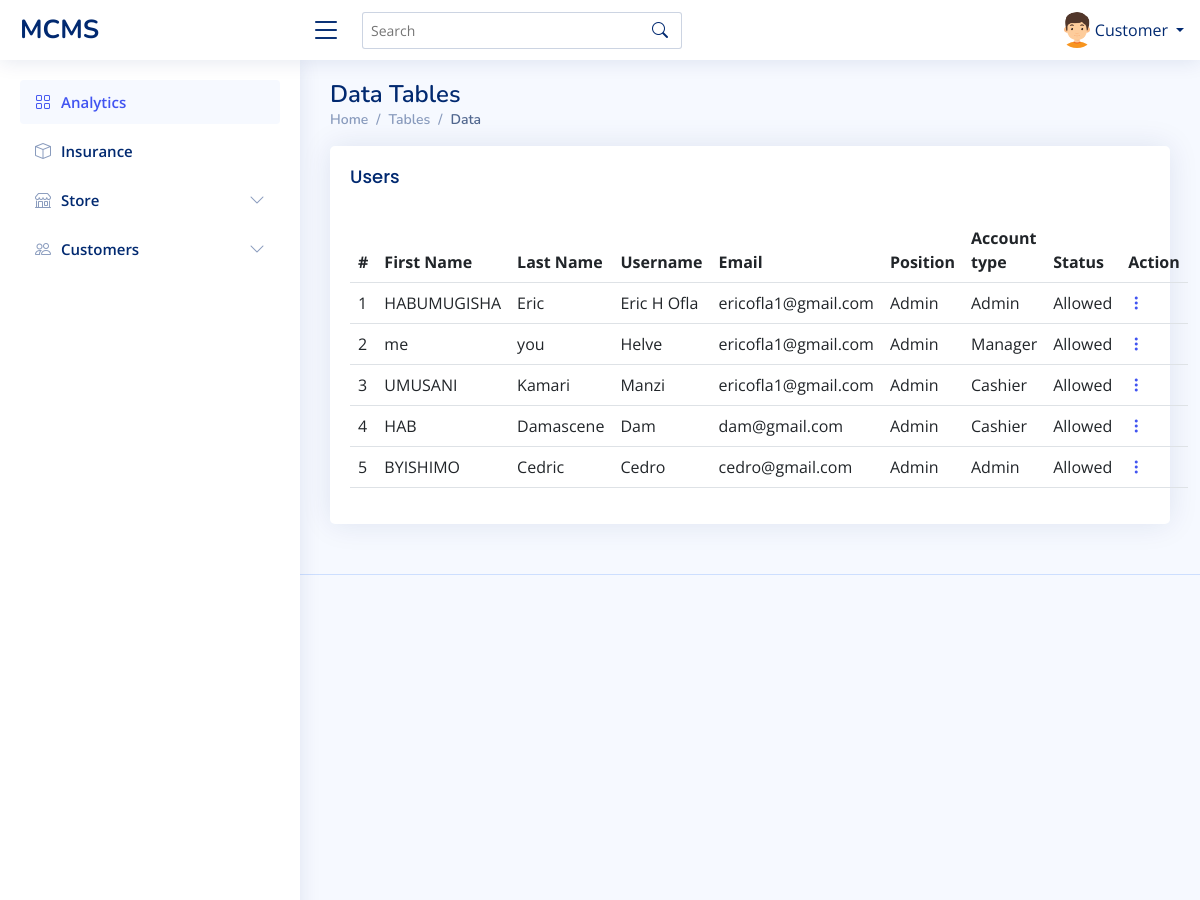
The page /Dashboard/Manager/user.php (signed in, upper part) on the database as committed earlier.
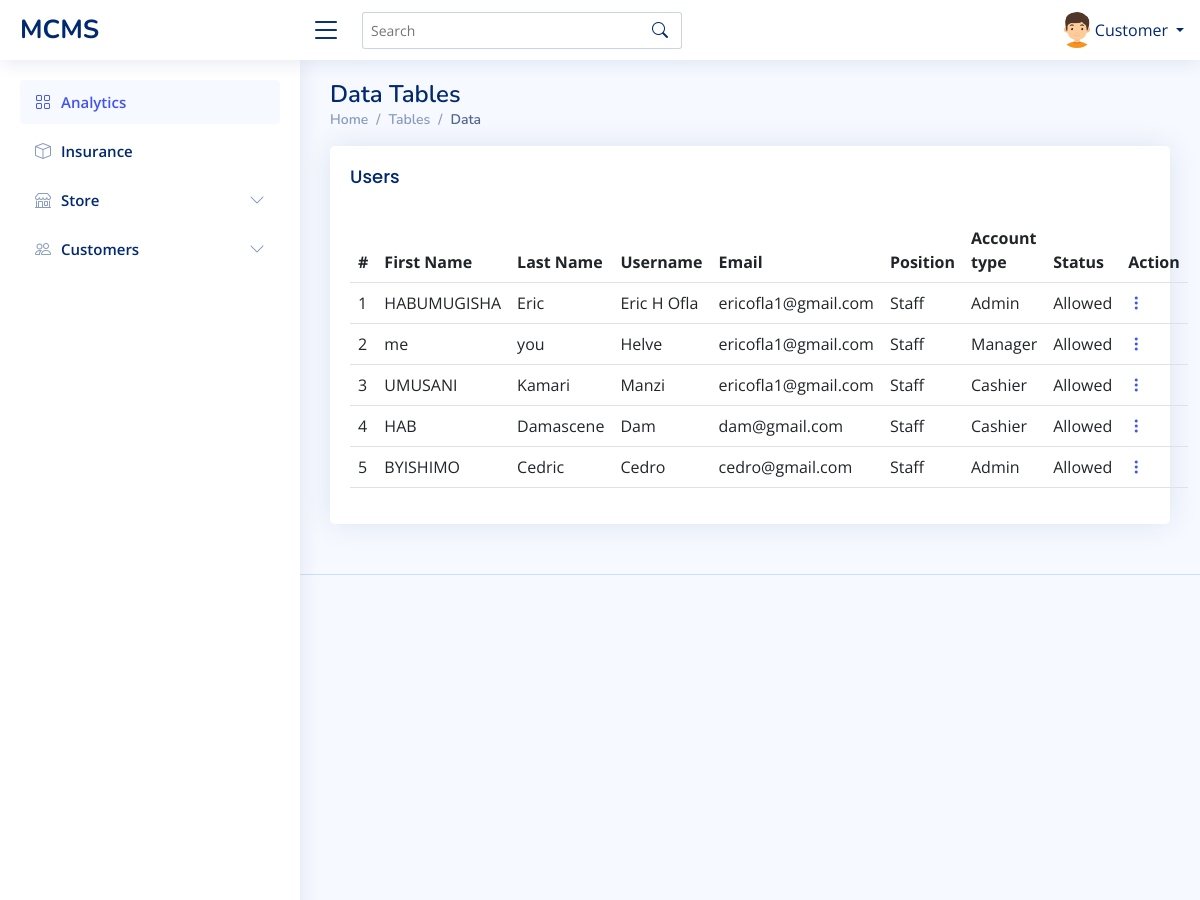
The same page on the database as committed later.
### tables this page shows
CREATE TABLE `users` (
  `User_id` int(100) NOT NULL,
  `Firstname` varchar(100) NOT NULL,
  `Lastname` varchar(100) NOT NULL,
  `Username` text NOT NULL,
  `telephone` text NOT NULL,
  `address` text NOT NULL,
  `email` varchar(225) NOT NULL,
  `gender` varchar(100) NOT NULL,
  `position` varchar(100) NOT NULL,
  `Password` varchar(100) NOT NULL,
  `photo` varchar(200) NOT NULL,
  `account_type` varchar(200) NOT NULL,
  `dates` timestamp NOT NULL DEFAULT current_timestamp() ON UPDATE current_timestamp(),
  `status` varchar(200) NOT NULL
);

### Dashboard/Manager/user.php (the view, shortened to what this page needs)
<?php
    include 'navbar.php';
?>
  <main id="main" class="main">
    <div class="pagetitle">
      <h1>Data Tables</h1>
      <nav>
        <ol class="breadcrumb">
          <li class="breadcrumb-item"><a href="index.php">Home</a></li>
          <li class="breadcrumb-item">Tables</li>
          <li class="breadcrumb-item active">Data</li>
        </ol>
      </nav>
    </div>
    <section class="section">
      <div class="row">
        <div class="col-lg-12">
          <div class="card">
            <div class="card-body">
              <h5 class="card-title">Users</h5>
<?php
          echo"
              <table class='table datatable'>
                <thead>
                  <tr>
                    <th scope='col'>#</th>
                    <th scope='col'>First Name</th>
                    <th scope='col'>Last Name</th>
                    <th scope='col'>Username</th>
                    <th scope='col'>Email</th>
                    <th scope='col'>Position</th>
                    <th scope='col'>Account type</th>
                    <th scope='col'>Status</th>
                    <th scope='col'>Action</th>
                    </thead>";
                    $count = 1;
                $fetch = mysqli_query($conn,"select * from users");
                while($row = mysqli_fetch_array($fetch))
                {
                 echo"<tr>";
                 echo"<td>".$count."</td>";
                 echo"<td>".$row['Firstname']."</td>";
                 echo"<td>".$row['Lastname']."</td>";
                 echo"<td>".$row['Username']."</td>";
                 echo"<td>".$row['email']."</td>";
                 echo"<td>".$row['position']."</td>";
                 echo"<td>".$row['account_type']."</td>";
                 echo"<td>".$row['status']."</td>";
                 echo"<td class='text-right'>".
						"<div class='dropdown'>
						<a href='#' class='action-icon bi bi-three-dots-vertical' data-bs-toggle='dropdown'></a>
						<div class='dropdown-menu dropdown-menu-right'>
						<a class='dropdown-item' href=edit-user.php?User_id=".$row['User_id']."><i class='bi bi-pencil'></i> Edit</a>".
						"<a class='dropdown-item' href=delete_user.php?User_id=".$row['User_id']."><i class='bi bi-trash'></i> Delete</a>"."</td>";
            $count = $count + 1;
          }
echo"</table>";
?>
            </div>
          </div>
        </div>
      </div>
    </section>
  </main>
  <?php
        include "../footer.php"
   ?>

Rows that differ between the two databases and show on the page:
changed users "HABUMUGISHA": position "Admin" → "Staff"
changed users "me": position "Admin" → "Staff"
changed users "UMUSANI": position "Admin" → "Staff"
changed users "HAB": position "Admin" → "Staff"
changed users "BYISHIMO": position "Admin" → "Staff"
